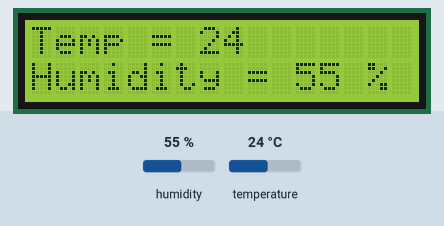
This sketch was run on a simulated Arduino Uno, built with avr-gcc and run on an emulated ATmega328P. Parts: 16×2 character LCD. The test bench sets the inputs (shaded band); at power-on: humidity 55 %, temperature 24 °C.

Above: at 1.2 s.
1.3 s: humidity set to 22 %
At 4.7 s:
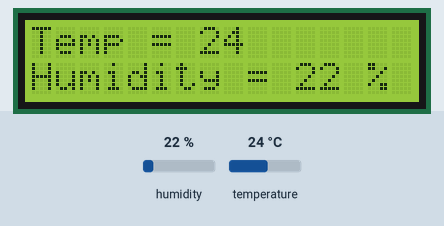
5.7 s: temperature set to 12 °C
At 8.4 s:
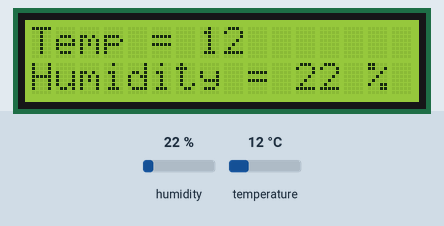
8.7 s: humidity set to 40 %
At 10.8 s:
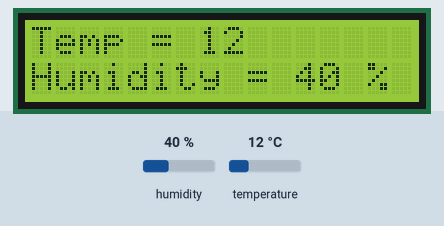
11.8 s: temperature set to 19 °C
At 14.5 s:
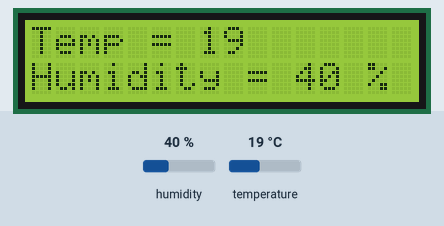
Timing chart, 0 to 15.9 s (numbered marks = the images above; inputs shaded):
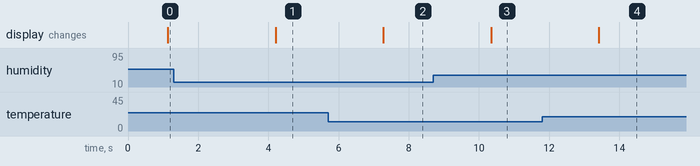

The sketch:

code.ino
```cpp
#include <DHT11.h> // Library for DHT11 Humidity Reader, Author: Dhruba Saha, github: https://github.com/dhrubasaha08/DHT11
#include <Wire.h>
#include <LiquidCrystal_I2C.h> //Library for lcd displays with I2c, https://www.arduinolibraries.info/libraries/liquid-crystal-i2-c

LiquidCrystal_I2C lcd(0x27,16,2); //set the address to 0x27 for a 16 chars and 2 line display
DHT11 dht11(5); //connected to Digital I/O Pin 5 in Arduino Uno.

void setup()
{
  lcd.init(); //initialize lcd
  lcd.backlight(); //put backlight on
  Serial.begin(9600); //Initialize serial communication for dht11
}

void loop()
{
  int humidity = dht11.readHumidity();
  int temperature = dht11.readTemperature();
  lcd.setCursor(0,0); //set cursor to position
  lcd.print("Temp = ");
  lcd.print(temperature); //print temperature read from dht11
  lcd.setCursor(0,1);
  lcd.print("Humidity = ");
  lcd.print(humidity);
  lcd.print(" %");
  delay(2000); //delay 2seconds
}
```

Measured:
- after the input at 1.3 s, the display: changes after 2.9 s (image 1)
- after the input at 5.7 s, the display: changes after 1.6 s (image 2)
- after the input at 8.7 s, the display: changes after 1.6 s (image 3)
- after the input at 11.8 s, the display: changes after 1.6 s (image 4)
